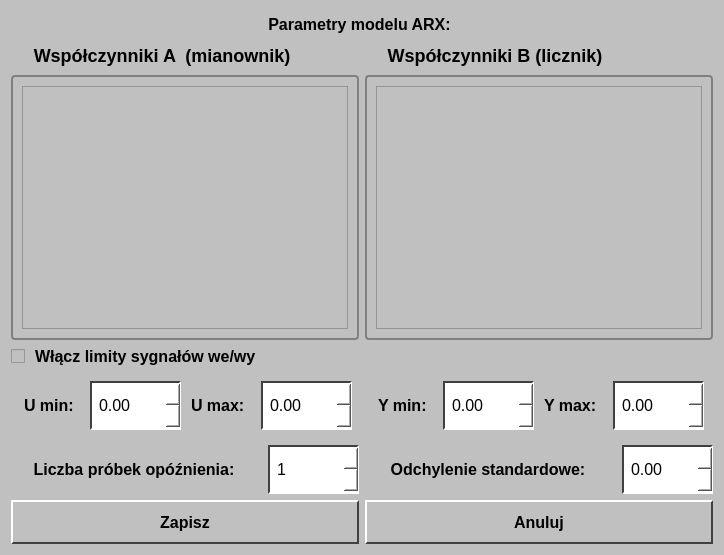
<?xml version="1.0" encoding="UTF-8"?>
<ui version="4.0">
 <class>oknoARX</class>
 <widget class="QDialog" name="oknoARX">
  <property name="geometry">
   <rect>
    <x>0</x>
    <y>0</y>
    <width>724</width>
    <height>555</height>
   </rect>
  </property>
  <property name="sizePolicy">
   <sizepolicy hsizetype="Fixed" vsizetype="Fixed">
    <horstretch>0</horstretch>
    <verstretch>0</verstretch>
   </sizepolicy>
  </property>
  <property name="minimumSize">
   <size>
    <width>724</width>
    <height>555</height>
   </size>
  </property>
  <property name="maximumSize">
   <size>
    <width>724</width>
    <height>555</height>
   </size>
  </property>
  <property name="windowTitle">
   <string>Parametry modelu ARX</string>
  </property>
  <property name="windowIcon">
   <iconset resource="zasoby.qrc">
    <normaloff>:/new/prefix1/ikonaProjekt.png</normaloff>:/new/prefix1/ikonaProjekt.png</iconset>
  </property>
  <property name="styleSheet">
   <string notr="true">/* TŁO I OGÓLNA CZCIONKA */
QWidget {
    background-color: #c0c0c0;
    color: black;
    font-family: &quot;MS Sans Serif&quot;, Arial;
    font-size: 16px; /* Zwiększamy z 14px na 16px (lub 18px jak wolisz wielkie) */
}

/* POLA LICZBOWE - WYSOKIE I WYRAŹNE */
QDoubleSpinBox, QSpinBox, QComboBox {
    background-color: white;
    border: 2px solid #404040;
    border-bottom-color: #ffffff;
    border-right-color: #ffffff;
    min-height: 35px; /* To robi robotę! Pola będą wysokie */
    padding: 5px;     /* Oddech dla tekstu w środku */
}

/* PRZYCISKI - MASYWNE */
QPushButton {
    background-color: #c0c0c0;
    border: 2px solid #ffffff;
    border-bottom-color: #404040;
    border-right-color: #404040;
    min-height: 40px; /* Wysokie przyciski */
    font-weight: bold;
    font-size: 16px;
}
QPushButton:pressed {
    border: 2px solid #404040;
    border-bottom-color: #ffffff;
    border-right-color: #ffffff;
    background-color: #b0b0b0;
}

/* LABELES (ETYKIETY) */
QLabel {
    font-weight: bold; /* Żeby napisy &quot;Okres:&quot; itp. były grube */
    padding-right: 5px;
}

/* GROUPBOX - GRUBY TYTUŁ */
QGroupBox {
    border: 2px solid #808080;
    border-radius: 4px;
    margin-top: 30px; /* Więcej miejsca na tytuł */
    font-size: 18px;  /* Tytuł grupy większy niż reszta */
    font-weight: bold;
}
QGroupBox::title {
    subcontrol-origin: margin;
    left: 15px;
    padding: 0 5px;
}

/* WYKRESY */
#wykres1, #wykres2, #wykres3, #wykres4 {
    background-color: black;
    border: 2px solid #808080;
}
QCheckBox {
    font-size: 16px;
    font-weight: bold;
    color: black;
    spacing: 10px; /* Odstęp tekstu od obrazka */
}

/* BAZOWY STYL INDICATORA (To jest stan domyślny - ODZNACZONY) */
QCheckBox::indicator {
    width: 32px;
    height: 32px;
    background: none;
    border: none;
    image: url(:/new/prefix1/checkbox-pusty.png);
}

QCheckBox::indicator:checked {
    image: url(:/new/prefix1/checkbox.png);
}
/* --- STYL DLA WYŁĄCZONYCH PÓL (To sprawi, że zszarzeją) --- */
QDoubleSpinBox:disabled, QSpinBox:disabled, QComboBox:disabled {
    background-color: #d0d0d0; /* Tło takie jak okna lub lekko inne */
    color: #606060;            /* Tekst ciemnoszary (nie czarny) */
    border: 2px solid #808080; /* Ramka też bledsza */
}</string>
  </property>
  <layout class="QGridLayout" name="gridLayout">
   <item row="1" column="0">
    <layout class="QHBoxLayout" name="horizontalLayout_2">
     <item>
      <widget class="QGroupBox" name="groupBox_2">
       <property name="title">
        <string>Współczynniki A  (mianownik)</string>
       </property>
       <layout class="QHBoxLayout" name="horizontalLayout_7">
        <item>
         <widget class="QScrollArea" name="scrollAreaA">
          <property name="sizePolicy">
           <sizepolicy hsizetype="Expanding" vsizetype="Expanding">
            <horstretch>0</horstretch>
            <verstretch>0</verstretch>
           </sizepolicy>
          </property>
          <property name="widgetResizable">
           <bool>true</bool>
          </property>
          <widget class="QWidget" name="scrollAreaWidgetContents_2">
           <property name="geometry">
            <rect>
             <x>0</x>
             <y>0</y>
             <width>335</width>
             <height>254</height>
            </rect>
           </property>
           <layout class="QHBoxLayout" name="horizontalLayout_5"/>
          </widget>
         </widget>
        </item>
       </layout>
      </widget>
     </item>
     <item>
      <widget class="QGroupBox" name="groupBox">
       <property name="title">
        <string>Współczynniki B (licznik)</string>
       </property>
       <layout class="QVBoxLayout" name="verticalLayout">
        <item>
         <widget class="QScrollArea" name="scrollAreaB">
          <property name="sizePolicy">
           <sizepolicy hsizetype="Expanding" vsizetype="Expanding">
            <horstretch>0</horstretch>
            <verstretch>0</verstretch>
           </sizepolicy>
          </property>
          <property name="widgetResizable">
           <bool>true</bool>
          </property>
          <widget class="QWidget" name="scrollAreaWidgetContents">
           <property name="geometry">
            <rect>
             <x>0</x>
             <y>0</y>
             <width>335</width>
             <height>254</height>
            </rect>
           </property>
           <layout class="QHBoxLayout" name="horizontalLayout_6"/>
          </widget>
         </widget>
        </item>
       </layout>
      </widget>
     </item>
    </layout>
   </item>
   <item row="3" column="0">
    <widget class="QFrame" name="limityFrame">
     <property name="sizePolicy">
      <sizepolicy hsizetype="Preferred" vsizetype="Fixed">
       <horstretch>0</horstretch>
       <verstretch>0</verstretch>
      </sizepolicy>
     </property>
     <layout class="QHBoxLayout" name="horizontalLayout_3">
      <item>
       <widget class="QLabel" name="uMin">
        <property name="text">
         <string>U min:</string>
        </property>
       </widget>
      </item>
      <item>
       <widget class="QDoubleSpinBox" name="uMinSpinBox">
        <property name="maximumSize">
         <size>
          <width>91</width>
          <height>16777215</height>
         </size>
        </property>
        <property name="minimum">
         <double>-100.000000000000000</double>
        </property>
        <property name="maximum">
         <double>100.000000000000000</double>
        </property>
        <property name="singleStep">
         <double>1.000000000000000</double>
        </property>
       </widget>
      </item>
      <item>
       <widget class="QLabel" name="uMax">
        <property name="text">
         <string>U max:</string>
        </property>
       </widget>
      </item>
      <item>
       <widget class="QDoubleSpinBox" name="uMaxSpinBox">
        <property name="maximumSize">
         <size>
          <width>91</width>
          <height>16777215</height>
         </size>
        </property>
        <property name="minimum">
         <double>-100.000000000000000</double>
        </property>
        <property name="maximum">
         <double>100.000000000000000</double>
        </property>
        <property name="singleStep">
         <double>1.000000000000000</double>
        </property>
       </widget>
      </item>
      <item>
       <spacer name="horizontalSpacer">
        <property name="orientation">
         <enum>Qt::Horizontal</enum>
        </property>
        <property name="sizeHint" stdset="0">
         <size>
          <width>40</width>
          <height>20</height>
         </size>
        </property>
       </spacer>
      </item>
      <item>
       <widget class="QLabel" name="yMin">
        <property name="text">
         <string>Y min:</string>
        </property>
       </widget>
      </item>
      <item>
       <widget class="QDoubleSpinBox" name="yMinSpinBox">
        <property name="maximumSize">
         <size>
          <width>91</width>
          <height>16777215</height>
         </size>
        </property>
        <property name="minimum">
         <double>-100.000000000000000</double>
        </property>
        <property name="maximum">
         <double>100.000000000000000</double>
        </property>
        <property name="singleStep">
         <double>1.000000000000000</double>
        </property>
       </widget>
      </item>
      <item>
       <widget class="QLabel" name="yMax">
        <property name="text">
         <string>Y max:</string>
        </property>
       </widget>
      </item>
      <item>
       <widget class="QDoubleSpinBox" name="yMaxSpinBox">
        <property name="maximumSize">
         <size>
          <width>91</width>
          <height>16777215</height>
         </size>
        </property>
        <property name="minimum">
         <double>-100.000000000000000</double>
        </property>
        <property name="maximum">
         <double>100.000000000000000</double>
        </property>
        <property name="singleStep">
         <double>1.000000000000000</double>
        </property>
       </widget>
      </item>
     </layout>
    </widget>
   </item>
   <item row="2" column="0">
    <widget class="QCheckBox" name="limityCheckBox">
     <property name="text">
      <string>Włącz limity sygnałów we/wy</string>
     </property>
     <property name="tristate">
      <bool>false</bool>
     </property>
    </widget>
   </item>
   <item row="0" column="0">
    <widget class="QLabel" name="label">
     <property name="font">
      <font>
       <family>MS Sans Serif</family>
       <pointsize>-1</pointsize>
       <bold>true</bold>
      </font>
     </property>
     <property name="text">
      <string>Parametry modelu ARX:</string>
     </property>
     <property name="alignment">
      <set>Qt::AlignHCenter|Qt::AlignTop</set>
     </property>
    </widget>
   </item>
   <item row="5" column="0">
    <layout class="QHBoxLayout" name="horizontalLayout">
     <item>
      <widget class="QPushButton" name="buttonZapiszARX">
       <property name="minimumSize">
        <size>
         <width>0</width>
         <height>44</height>
        </size>
       </property>
       <property name="text">
        <string>Zapisz</string>
       </property>
      </widget>
     </item>
     <item>
      <widget class="QPushButton" name="buttonAnulujARX">
       <property name="minimumSize">
        <size>
         <width>0</width>
         <height>44</height>
        </size>
       </property>
       <property name="text">
        <string>Anuluj</string>
       </property>
      </widget>
     </item>
    </layout>
   </item>
   <item row="4" column="0">
    <layout class="QHBoxLayout" name="horizontalLayout_4">
     <item>
      <widget class="QLabel" name="label_3">
       <property name="text">
        <string>Liczba próbek opóźnienia:</string>
       </property>
       <property name="alignment">
        <set>Qt::AlignCenter</set>
       </property>
      </widget>
     </item>
     <item>
      <widget class="QSpinBox" name="probkiOpoznieniaspinBox">
       <property name="maximumSize">
        <size>
         <width>91</width>
         <height>16777215</height>
        </size>
       </property>
       <property name="minimum">
        <number>1</number>
       </property>
       <property name="maximum">
        <number>20</number>
       </property>
      </widget>
     </item>
     <item>
      <widget class="QLabel" name="label_2">
       <property name="frameShape">
        <enum>QFrame::NoFrame</enum>
       </property>
       <property name="text">
        <string>Odchylenie standardowe:</string>
       </property>
       <property name="alignment">
        <set>Qt::AlignCenter</set>
       </property>
      </widget>
     </item>
     <item>
      <widget class="QDoubleSpinBox" name="odchylenieSpinBox">
       <property name="maximumSize">
        <size>
         <width>91</width>
         <height>16777215</height>
        </size>
       </property>
       <property name="maximum">
        <double>0.100000000000000</double>
       </property>
       <property name="singleStep">
        <double>0.010000000000000</double>
       </property>
      </widget>
     </item>
    </layout>
   </item>
  </layout>
 </widget>
 <resources>
  <include location="zasoby.qrc"/>
 </resources>
 <connections/>
</ui>
